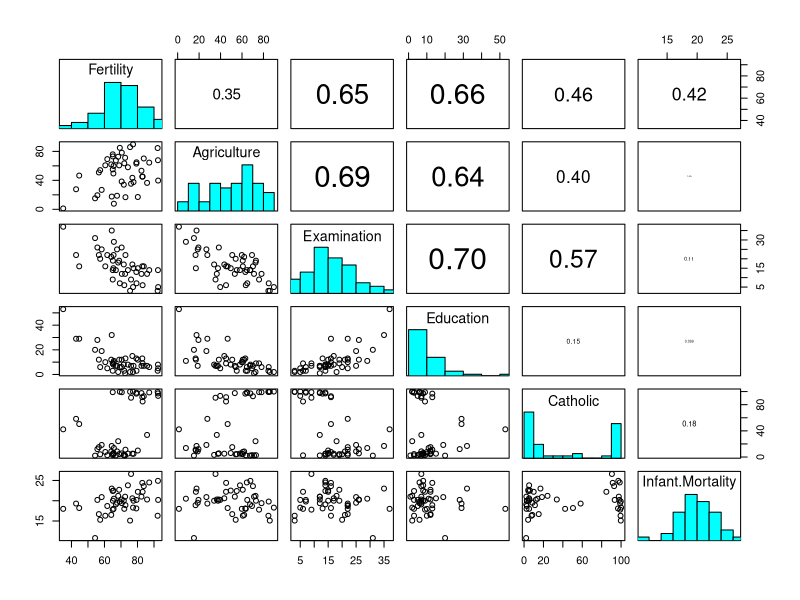
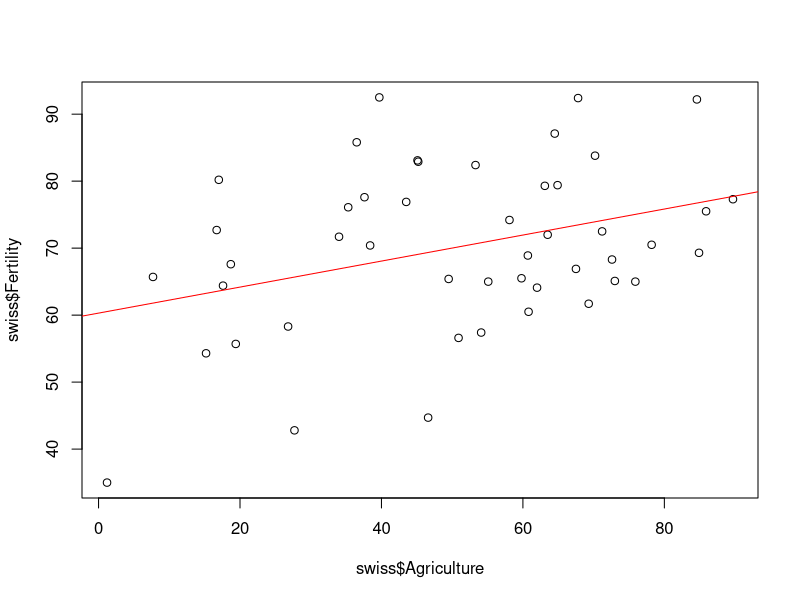
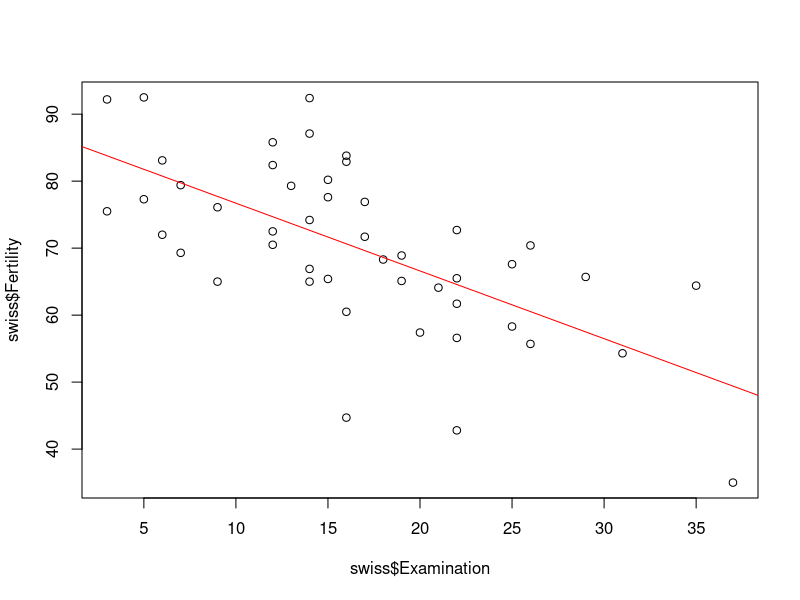
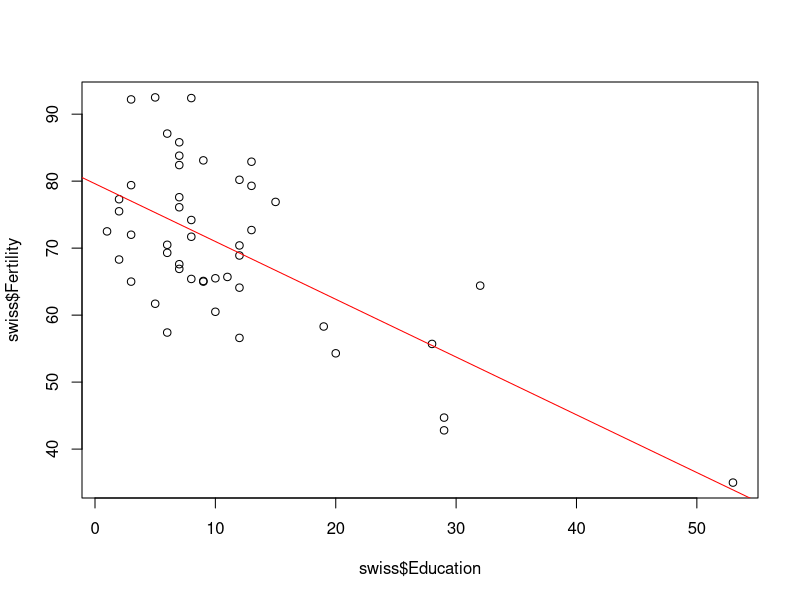
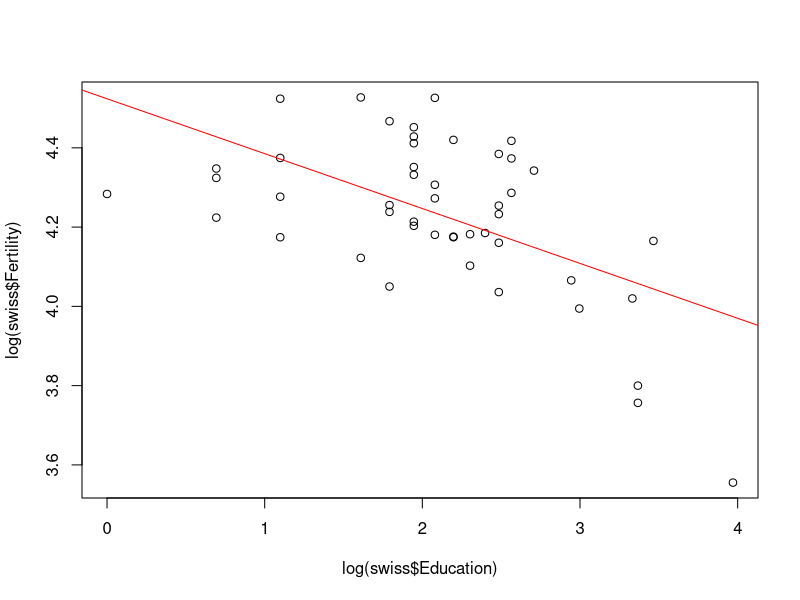

Reproduce these figures in R, in order.
## ---- chunk 1
knitr::opts_chunk$set(echo = TRUE)
## ---- chunk 2
data(swiss)    # набор данных из пакета datasets доступны в базовом окружении R
class(swiss)   # data.frame, как и следовало ожидать
dim(swiss)     # количество строк и столбцов (наблюдений и переменных)
str(swiss)     # структура набора данных: переменные и их типы
summary(swiss) # сводные статистики по переменным
## ---- chunk 3
knitr::kable(head(swiss, 10), format = 'markdown')
## ---- chunk 4
# Функция для добавления гистограмм на диаграмму корреляционной матрицы
# Можно найти в справке для функции pairs()
panel_hist <- function(x, ...) 
{
    usr <- par('usr')
    on.exit(par(usr))
    par(usr = c(usr[1:2], 0, 1.5))
    h <- hist(x, plot = FALSE)
    breaks <- h$breaks
    nB <- length(breaks)
    y <- h$counts
    y <- y / max(y)
    rect(breaks[-nB], 0, breaks[-1], y, col = 'cyan', ...)
}

# Функция для отображения коэффициента корреляции на диаграмме коррел. матрицы
panel_cor <- function(x, y, digits = 2, prefix = '', cex.cor, ...)
{
    usr <- par('usr')
    on.exit(par(usr))
    par(usr = c(0, 1, 0, 1))
    r <- abs(cor(x, y))
    txt <- format(c(r, 0.123456789), digits = digits)[1]
    txt <- paste0(prefix, txt)
    if(missing(cex.cor)) cex.cor <- 0.8 / strwidth(txt)
    text(0.5, 0.5, txt, cex = cex.cor * r)
}
# Визуализация корреляционной матрицы: попарные диаграммы рассеяния для переменных
pairs(swiss, upper.panel = panel_cor, diag.panel = panel_hist)
## ---- chunk 5
# Стандартная диаграмма рассеяния
plot(swiss$Agriculture, swiss$Fertility)
# Добавляем визуализацию линейной зависимости между переменными
abline(fit <- lm(Fertility ~ Agriculture, data = swiss), col = 'red')

plot(swiss$Examination, swiss$Fertility)
abline(fit <- lm(Fertility ~ Examination, data = swiss), col = 'red')

plot(swiss$Education, swiss$Fertility)
abline(fit <- lm(Fertility ~ Education, data = swiss), col = 'red')

# То же самое, но с логарифмической трансформацией переменных
plot(log(swiss$Education), log(swiss$Fertility))
abline(fit <- lm(log(Fertility) ~ log(Education), data = swiss), col = 'red')
